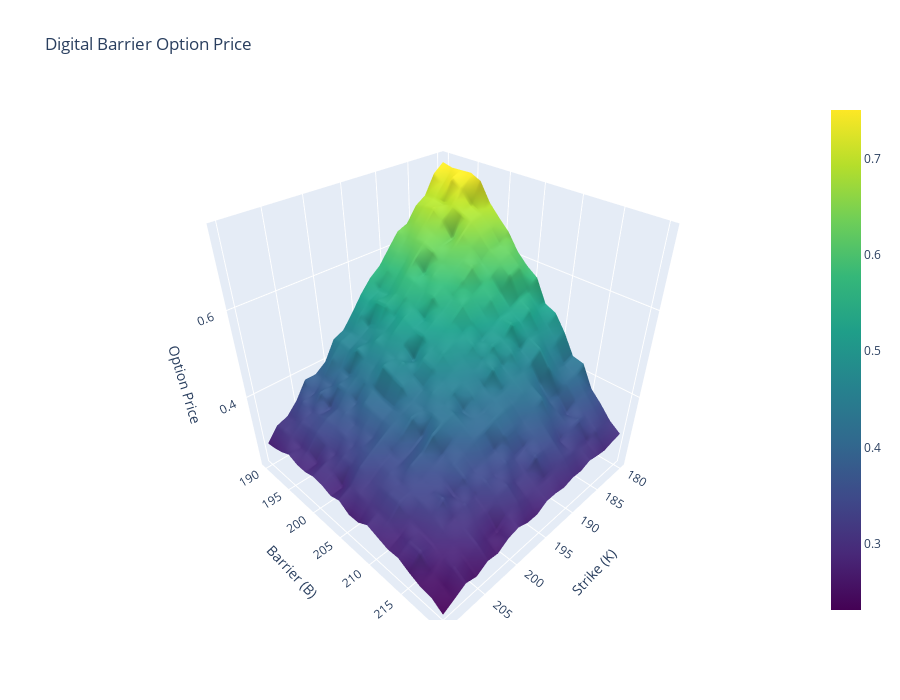

The notebook cell saved with this chart:
### Markdown cell above
#### Visualization

### Code cell
import plotly.graph_objects as go

# Rango de strikes y barreras
strike_range = np.linspace(180, 210, 20)
barrier_range = np.linspace(190, 220, 20)

Z = []
for B in barrier_range:
    row = []
    for K_val in strike_range:
        price = monte_carlo_digital_barrier(
            S=S,
            K=K_val,
            T=T,
            r=r,
            sigma=sigma,
            barrier=B,
            option_type=option_type,
            barrier_type=barrier_type,
            payout=payout,
            n_simulations=3000,  # reducimos para rapidez en la visualización
            n_steps=50
        )
        row.append(price)
    Z.append(row)

# Convertimos a superficie 3D
fig = go.Figure(data=[go.Surface(
    z=Z,
    x=strike_range,
    y=barrier_range,
    colorscale='Viridis'
)])

fig.update_layout(
    title='Digital Barrier Option Price',
    scene=dict(
        xaxis_title='Strike (K)',
        yaxis_title='Barrier (B)',
        zaxis_title='Option Price'
    ),
    autosize=True,
    height=700
)

fig.show()

### Figure 1 — Plotly figure (JSON) as saved in the notebook; plotly's stock layout.template omitted (floating-point values rounded to 4 significant figures; data arrays with more than 128 entries replaced by an {"elided": "..."} marker saying what was removed)
{"data": [{"colorscale": [[0, "#440154"], [0.1111, "#482878"], [0.2222, "#3e4989"], [0.3333, "#31688e"], [0.4444, "#26828e"], [0.5556, "#1f9e89"], [0.6667, "#35b779"], [0.7778, "#6ece58"], [0.8889, "#b5de2b"], [1, "#fde725"]], "type": "surface", "x": [180, 181.6, 183.2, 184.7, 186.3, 187.9, 189.5, 191.1, 192.6, 194.2, 195.8, 197.4, 198.9, 200.5, 202.1, 203.7, 205.3, 206.8, 208.4, 210], "y": [190, 191.6, 193.2, 194.7, 196.3, 197.9, 199.5, 201.1, 202.6, 204.2, 205.8, 207.4, 208.9, 210.5, 212.1, 213.7, 215.3, 216.8, 218.4, 220], "z": {"elided": "20x20 float values"}}], "layout": {"autosize": true, "height": 700, "scene": {"xaxis": {"title": {"text": "Strike (K)"}}, "yaxis": {"title": {"text": "Barrier (B)"}}, "zaxis": {"title": {"text": "Option Price"}}}, "title": {"text": "Digital Barrier Option Price"}}}
